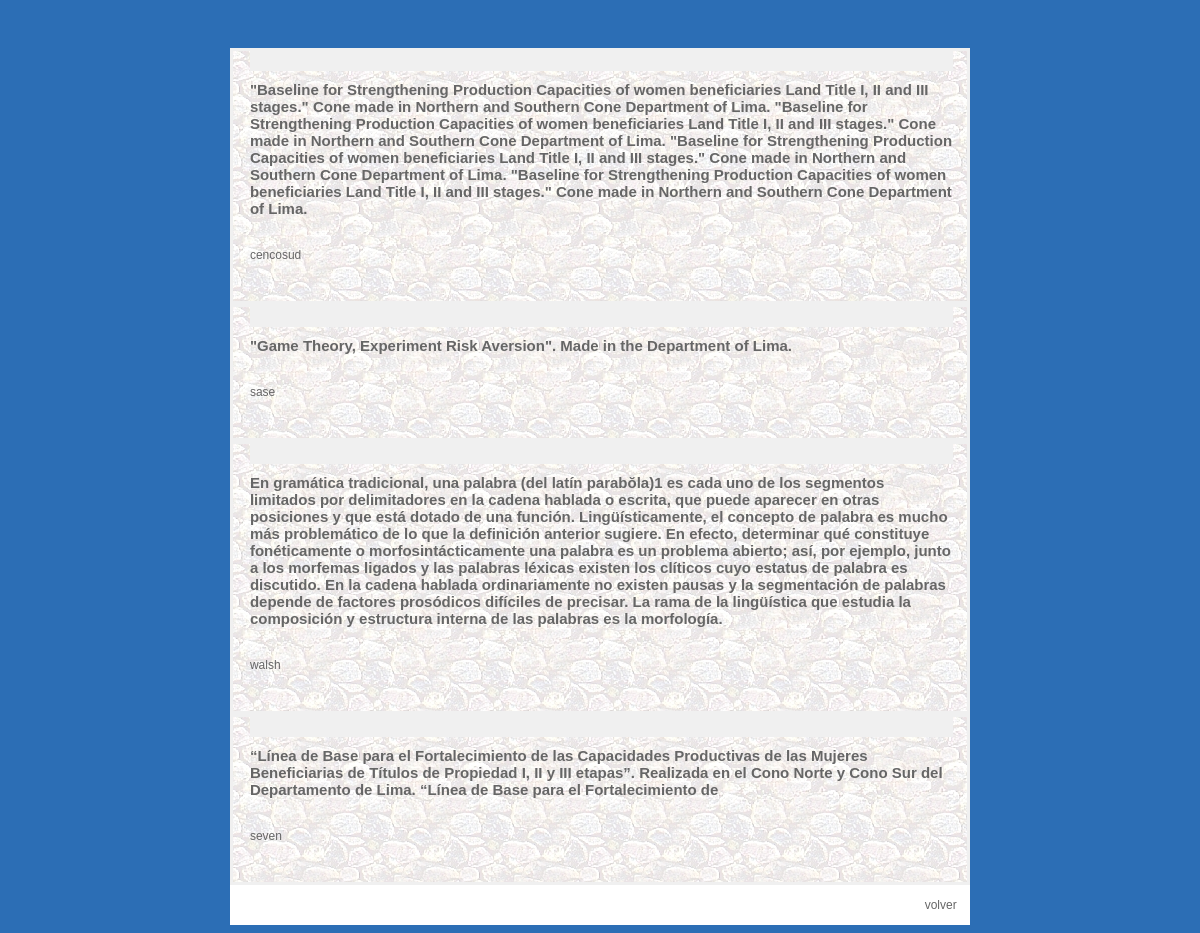
/proyectos_todos.php, run on the app's committed database.
### tables this page shows
CREATE TABLE `proyects` (
  `ID_PY` int(11) NOT NULL,
  `COD_PRO` varchar(15) NOT NULL,
  `COD_AR` varchar(15) NOT NULL,
  `COD_CLI` varchar(15) NOT NULL,
  `DATE` varchar(150) DEFAULT NULL,
  `TITLE` varchar(1000) DEFAULT NULL,
  `TITLE_EN` varchar(1000) DEFAULT NULL
);

CREATE TABLE `customers` (
  `ID_C` int(11) NOT NULL,
  `COD_CLI` varchar(15) NOT NULL,
  `NOMBRE` varchar(1000) DEFAULT NULL,
  `IMAGE` varchar(50) DEFAULT '00001.jpeg',
  `LNK` varchar(300) DEFAULT NULL,
  `LNK_EN` varchar(20) DEFAULT NULL
);

### idi_esp.php (called while the page is built, shortened)
<?php
$volver="volver";
?>

### proyectos_todos.php (the view, shortened to what this page needs)
<?php
include('./include/idioma.php');
?>
<?php
include('concosise.php');
$queproy = "SELECT * FROM proyects";
$resproy = mysql_query($queproy, $conexion) or die(mysql_error());
$totproy = mysql_num_rows($resproy);
?>
<!DOCTYPE html PUBLIC "-//W3C//DTD XHTML 1.0 Transitional//EN" "http://www.w3.org/TR/xhtml1/DTD/xhtml1-transitional.dtd">
<html xmlns="http://www.w3.org/1999/xhtml">
<head>
</head>
<body bgcolor="#2c6eb5">
<link href="css/estilo-proyectos.css" rel="stylesheet" type="text/css" />
<table width="760px" height="760px" align="center" bgcolor="#ffffff" cellpadding="0" cellspacing="0" >
  <tr>
    <td>
	<table width="760" height="760" cellpadding="0" cellspacing="0">
	<tr>
	<td width="10" height="40" bgcolor="#2c6eb5"></td>
	<td width="740" height="40"class="encabezado-proyectos" bgcolor="#2c6eb5">&nbsp;</td>
	<td width="10" height="40" bgcolor="#2c6eb5"></td>
	</tr>
  	<tr>
    	<td width="10" bgcolor="#2c6eb5">&nbsp;</td>
    	<td width="740" height="680">
		<table width="740" height="680" cellpadding="0" cellspacing="0" style="top:auto">
		   <tr>
			<td>
            <?php
					if ($totproy> 0) {
						while ($rowproy = mysql_fetch_assoc($resproy)){
						$quecli="SELECT NOMBRE FROM customers WHERE COD_CLI = '". $rowproy['COD_CLI']."'";
			 			$rescli=mysql_query($quecli);
			 			$registrocliente=mysql_fetch_assoc($rescli);
						if($_GET['idioma']==0)
						{
						echo
							"
								<table width='740' bordercolor='#f0f0f0' cellpadding='0' cellspacing='0' background='img/fondo_pag.jpg'>
								<tr>
											<td width='17' height='20' >&nbsp;</td>
											<td width='707' bgcolor='#f0f0f0' class='titulo-proyectos'><a></a></td>
											<td width='14'  >&nbsp;</td>
								</tr>
								<tr>
											<td height='20' >&nbsp;</td>
											<td height='20'  class='titulo-proyectos' ><a>".$rowproy['TITLE_EN']."</a></td>
											<td height='20'  >&nbsp;</td>
								</tr>
								<tr>
											<td>&nbsp;</td>
											<td class='contenido-proyectos'><p><a>".$registrocliente['NOMBRE']."</a></p></td>
											<td>&nbsp;</td>
								</tr>
								<tr>
											<td >&nbsp;</td>
											<td >&nbsp;</td>
											<td >&nbsp;</td>
								</tr>
								</table>
							";
						};
						}
					}
					?>
            </td>
		  </tr>
		</table>
    	</td>
    	<td width="10" bgcolor="#2c6eb5">&nbsp;</td>
  	</tr>
  	<tr>
    	<td width="10" height="40" bgcolor="#2c6eb5">&nbsp;</td>
    	<td width="740" height="40" class="volver"><a href="portada.php"><?php echo $volver; ?>&nbsp;&nbsp;&nbsp;&nbsp;</a>
		</td>
    	<td width="10" height="40" bgcolor="#2c6eb5">&nbsp;</td>
  	</tr>
	</table>
	</td>
  </tr>
</table>
</body>
</html>

### css/estilo-proyectos.css (style rules this page uses)
.encabezado-proyectos { list-style:none; font-family: "Trebuchet MS", Arial; }
.titulo-proyectos { list-style:none; font-family: "Trebuchet MS", Arial; }
.titulo-proyectos a { display:block; padding:10px 0; text-decoration:none; text-align:left; font-size:15px; color:#666666; font-weight: bold; }
.contenido-proyectos { list-style:none; font-family: "Trebuchet MS", Arial; }
.contenido-proyectos a { display:block; padding:5px 0; text-decoration:none; text-align:justify; font-size:12px; color:#666666; }
.volver { list-style:none; font-family: "Trebuchet MS", Arial; }
.volver a { display:block; text-transform:inherit; padding:5px 0; text-decoration:none; text-align:right; font-size:12px; color:#666666; }

### data on the page
proyects: TITLE_EN "\"Baseline for Strengthening Production Capacities of women beneficiaries Land Title I, II and III stages.\" Cone made in Northern and Southern Cone Department of Lima. \"Baseline for Strengthening Production Capacities of women beneficiaries Land Title I, II and III stages.\" Cone made in Northern and Southern Cone Department of Lima. \"Baseline for Strengthening Production Capacities of women beneficiaries Land Title I, II and III stages.\" Cone made in Northern and Southern Cone Department of Lima. \"Baseline for Strengthening Production Capacities of women beneficiaries Land Title I, II and III stages.\" Cone made in Northern and Southern Cone Department of Lima.", customers.NOMBRE "cencosud"
proyects: TITLE_EN "\"Game Theory, Experiment Risk Aversion\". Made in the Department of Lima.", customers.NOMBRE "sase"
proyects: TITLE_EN "En gramática tradicional, una palabra (del latín parabŏla)1 es cada uno de los segmentos limitados por delimitadores en la cadena hablada o escrita, que puede aparecer en otras posiciones y que está dotado de una función. Lingüísticamente, el concepto de palabra es mucho más problemático de lo que la definición anterior sugiere. En efecto, determinar qué constituye fonéticamente o morfosintácticamente una palabra es un problema abierto; así, por ejemplo, junto a los morfemas ligados y las palabras léxicas existen los clíticos cuyo estatus de palabra es discutido. En la cadena hablada ordinariamente no existen pausas y la segmentación de palabras depende de factores prosódicos difíciles de…", customers.NOMBRE "walsh"
proyects: TITLE_EN "“Línea de Base para el Fortalecimiento de las Capacidades Productivas de las Mujeres Beneficiarias de Títulos de Propiedad I, II y III etapas”. Realizada en el Cono Norte y Cono Sur del Departamento de Lima. “Línea de Base para el Fortalecimiento de", customers.NOMBRE "seven"

### other printed values
$volver "volver"
